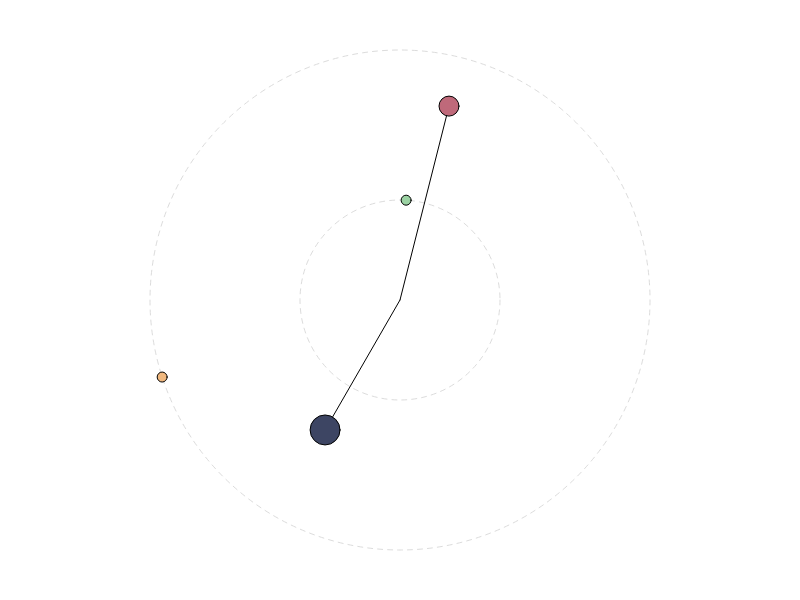
Frame 1 (no input)
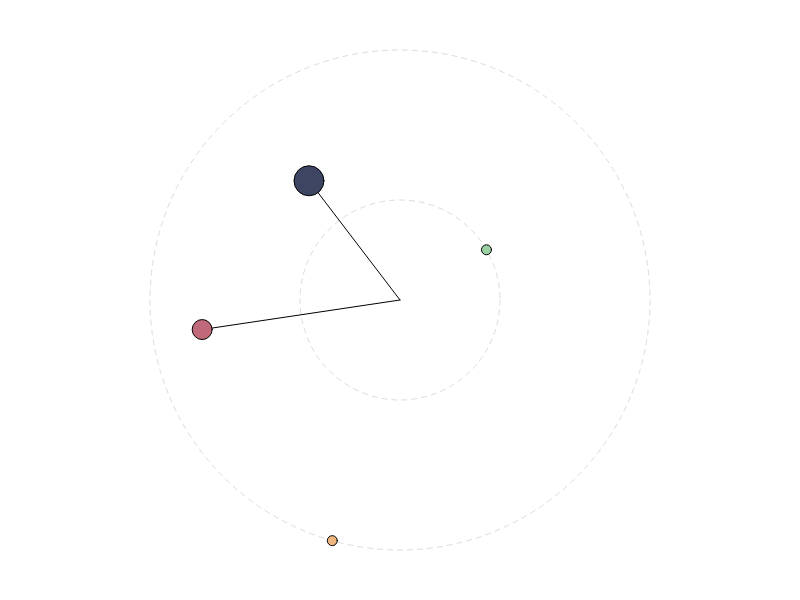
Frame 60 (no input)
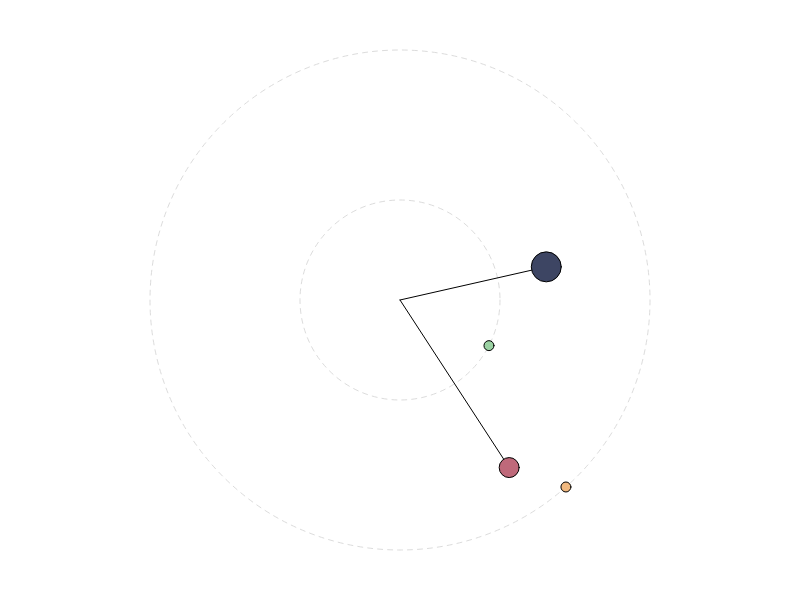
Frame 120 (the mouse pressed at the canvas centre since frame 60)

The p5.js sketch that drew these frames (run headless with seeded random() and noise() and a simulated clock; from frame 60 on, the mouse is pressed at the canvas centre):

// p5.js sketch
// ── sketch.js
// In order to avoid globals
// variables could be wrapped in an object as attributes 
// and initialized during setup()

// orbits
let [o1, o2, o3, o4] = [undefined, undefined, undefined, undefined]
// satellites
let [s1, s2, s3, s4] = [undefined, undefined, undefined, undefined]

// displayers
const od = new OrbitDisplayer()
const sd = new SatteliteOnlyDisplayer()
const srd = new SatelliteWithRadiusDisplayer()

function setup() {
    createCanvas(800, 600)
    if (o1 === undefined) {
        [o1, o2, o3, o4] = createOrbits()
        od.setDisplayableObjects(o1, o4)
    }
    if (s1 === undefined) {
        [s1, s2, s3, s4] = createSatellites()
        sd.setDisplayableObjects(s1, s4)
        srd.setDisplayableObjects(s2, s3)
    }
}

function draw() {
    translate(width / 2, height / 2)
    background(255)
    colorMode(RGB);

    od.displayObjects()
    sd.displayObjects()
    srd.displayObjects()

    if (s1 !== undefined) {
        [s1, s2, s3, s4].forEach(s => satelliteMotion(s));
    }
}

function satelliteMotion(satellite) {
    satellite.incrementAngle()
}

function createOrbits() {
    return [
        new Orbit(0, 0, 100),
        new Orbit(0, 0, 150),
        new Orbit(0, 0, 200),
        new Orbit(0, 0, 250)
    ]
}

function createSatellites() {
    return [
        new Satellite(color(155, 210, 163), 10, 1, o1),
        new Satellite(color(61, 69, 99), 30, 2, o2),
        new Satellite(color(191, 105, 122), 20, -2, o3),
        new Satellite(color(240, 184, 127), 10, -1, o4)
    ]
}
// ── displayers.js
class Displayer {
    constructor() {
        this.objectsToDisplay = []
    }

    setDisplayableObjects(...obj) {
        this.objectsToDisplay = obj
    }

    displayObjects() {
        this.objectsToDisplay.forEach(
            obj => {
                this.display(obj)
            }
        )
    }

    display() {
        throw new Error('This method must be implemented by the specific displayer');
    }
}

class SatteliteOnlyDisplayer extends Displayer {
    display(satellite) {
        fill(satellite.color)
        circle(satellite.xInOrbit(), satellite.yInOrbit(), satellite.size)
    }
}

class SatelliteWithRadiusDisplayer extends Displayer {
    display(satellite) {
        fill(satellite.color)
        line(0, 0, satellite.xInOrbit(), satellite.yInOrbit())
        circle(satellite.xInOrbit(), satellite.yInOrbit(), satellite.size)
    }
}

class OrbitDisplayer extends Displayer {
    display(orbit) {
        this.setLineDash([5, 5])
        stroke(color(220, 220, 220))
        noFill()
        circle(orbit.x, orbit.y, orbit.radius * 2)
        this.setLineDash([])
        stroke(1)
    }

    setLineDash(list) {
        drawingContext.setLineDash(list);
    }
}

// ── orbit.js
class Orbit {
    constructor(x, y, radius) {
        this.x = x
        this.y = y
        this.radius = radius
    }
}

// ── satellite.js
class Satellite {
    constructor(color, size, step, orbit) {
        this.color = color
        this.size = size

        this.angle = random(1, TWO_PI)
        this.step = step

        this.orbit = orbit
    }

    xInOrbit() {
        return this.orbit.radius * cos(this.angle)
    }

    yInOrbit() {
        return this.orbit.radius * sin(this.angle)
    }

    incrementAngle() {
        this.angle = (this.angle + this.step * deltaTime / 1000) % TWO_PI
    }
}
